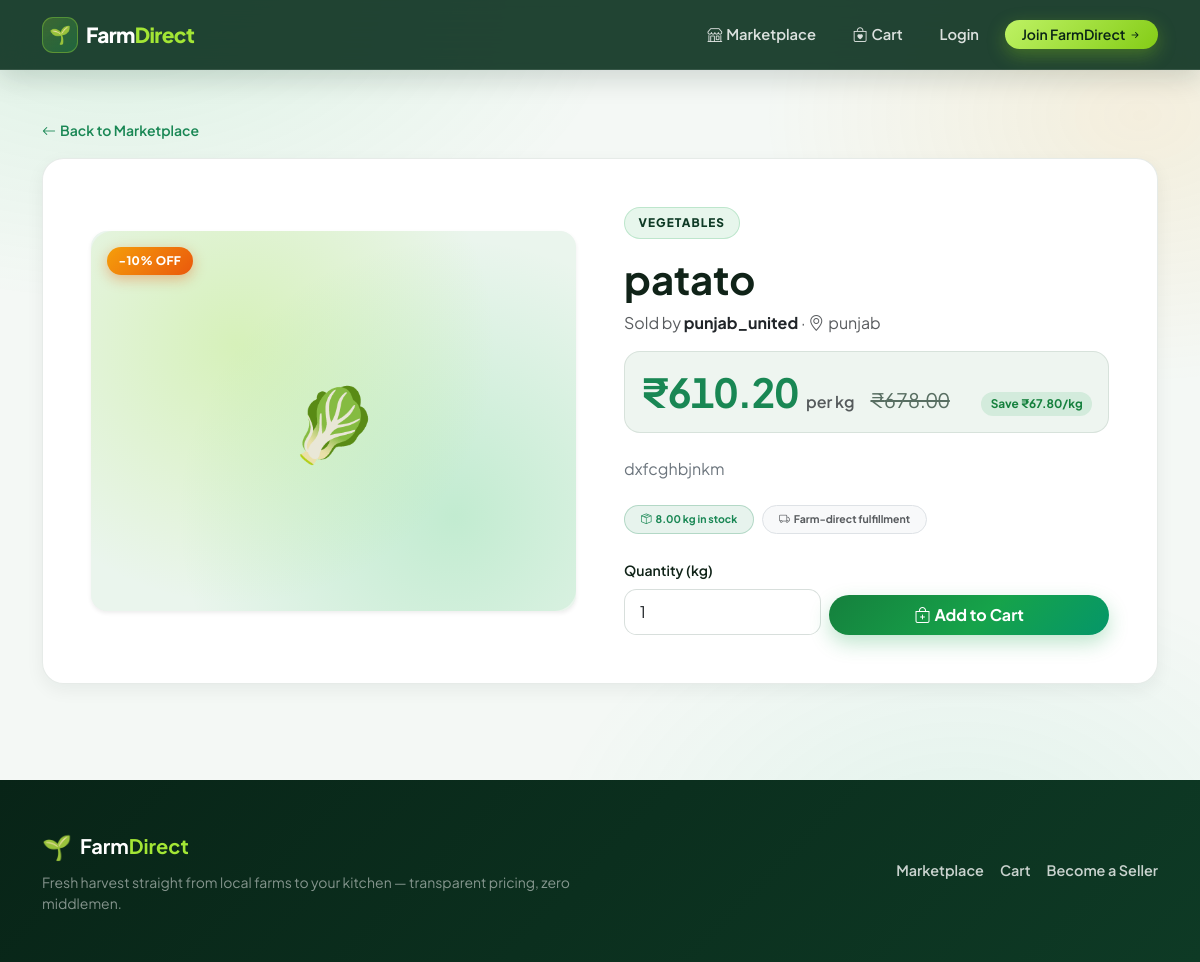
The page /product/8/ on the database its author committed.
### marketplace/models.py (models this page shows, shortened)
class Product(models.Model):
    CATEGORY_CHOICES = [
        ("vegetables", "Vegetables"),
        ("fruits", "Fruits"),
        ("grains", "Grains & Pulses"),
        ("dairy", "Dairy"),
        ("other", "Other"),
    ]
    farmer = models.ForeignKey(FarmerProfile, on_delete=models.CASCADE, related_name="products")
    name = models.CharField(max_length=120)
    category = models.CharField(max_length=20, choices=CATEGORY_CHOICES, default="vegetables")
    description = models.TextField(blank=True)
    price = models.DecimalField(max_digits=9, decimal_places=2)
    discount_percent = models.PositiveSmallIntegerField(
        default=0,
        validators=[MinValueValidator(0), MaxValueValidator(90)],
        help_text="Discount percentage (0-90%)",
    )
    quantity_kg = models.DecimalField(max_digits=9, decimal_places=2, help_text="Available quantity in kg")
    image = models.ImageField(upload_to="products/", blank=True, null=True)
    is_trending = models.BooleanField(default=False, help_text="Feature in the trending deals carousel")
    is_available = models.BooleanField(default=True)
    created_at = models.DateTimeField(default=timezone.now)
    class Meta:
        ordering = ["-created_at"]
    @property
    def has_discount(self):
        return self.discount_percent > 0
    @property
    def discounted_price(self):
        if self.discount_percent <= 0:
            return self.price
        factor = (Decimal("100") - Decimal(self.discount_percent)) / Decimal("100")
        return (self.price * factor).quantize(Decimal("0.01"))
    @property
    def savings_per_kg(self):
        return (self.price - self.discounted_price).quantize(Decimal("0.01"))
    @property
    def category_emoji(self):
        return {
            "vegetables": "🥬",
            "fruits": "🍓",
            "grains": "🌾",
            "dairy": "🥛",
            "other": "🧺",
        }.get(self.category, "🌱")

class FarmerProfile(models.Model):
    user = models.OneToOneField(settings.AUTH_USER_MODEL, on_delete=models.CASCADE, related_name="farmer_profile")
    farm_name = models.CharField(max_length=120)
    phone = models.CharField(max_length=20, blank=True)
    location = models.CharField(max_length=160)
    is_verified = models.BooleanField(default=False)

### marketplace/views.py (the view)
# urls.py: path("product/<int:pk>/", views.product_detail, name="product_detail"),
def product_detail(request, pk):
    product = get_object_or_404(Product.objects.select_related("farmer"), pk=pk, is_available=True)
    return render(request, "marketplace/product_detail.html", {"product": product})

### marketplace/context_processors.py (called while the page is built)
def cart_context(request):
    cart = request.session.get("cart", {})
    if not cart:
        return {"cart_count": 0}
    valid_ids = [pid for pid in cart.keys() if str(pid).isdigit()]
    count = Product.objects.filter(pk__in=valid_ids, is_available=True).count()
    return {"cart_count": count}

### templates/marketplace/product_detail.html (shortened to what this page needs)
{% extends "base.html" %}
{% block content %}
<div class="mb-3 fd-fade-up">
  <a href="{% url 'home' %}" class="text-decoration-none text-success fw-semibold small">
    <i class="bi bi-arrow-left me-1"></i>Back to Marketplace
  </a>
</div>
<div class="fd-panel p-3 p-md-4 p-lg-5 fd-fade-up">
  <div class="row g-4 g-lg-5 align-items-center">
    <div class="col-md-6">
      <div class="position-relative overflow-hidden rounded-4 shadow-sm" style="background: #eaf5ed;">
        {% if product.image %}
          <img src="{{ product.image.url }}" class="img-fluid w-100" style="max-height: 430px; object-fit: cover;" alt="{{ product.name }}">
        {% else %}
          <div class="fd-card-placeholder detail-placeholder">{{ product.category_emoji }}</div>
        {% endif %}
        {% if product.has_discount or product.is_trending %}
          <div class="position-absolute top-0 start-0 end-0 p-3 d-flex justify-content-between align-items-start">
            {% if product.has_discount %}
              <span class="fd-discount-pill">-{{ product.discount_percent }}% OFF</span>
            {% else %}
              <span></span>
            {% endif %}
          </div>
        {% endif %}
      </div>
    </div>
    <div class="col-md-6">
      <span class="fd-eyebrow mb-3">{{ product.get_category_display }}</span>
      <h1 class="display-6 fw-bold mb-2">{{ product.name }}</h1>
      <p class="text-muted mb-3">
        Sold by <strong class="text-dark">{{ product.farmer.farm_name }}</strong>
        · <i class="bi bi-geo-alt me-1"></i>{{ product.farmer.location }}
      </p>
      <div class="p-3 rounded-4 mb-4" style="background: var(--fd-surface-soft); border: 1px solid var(--fd-border);">
        <div class="d-flex flex-wrap align-items-baseline gap-2">
          <span class="display-6 fw-bold text-success fd-price-num">₹{{ product.discounted_price }}</span>
          <span class="text-muted fw-semibold">per kg</span>
          {% if product.has_discount %}
            <span class="fd-price-old fs-5 ms-2">₹{{ product.price }}</span>
            <span class="fd-savings-tag ms-auto">Save ₹{{ product.savings_per_kg }}/kg</span>
          {% endif %}
        </div>
      </div>
      <p class="text-secondary mb-4">{{ product.description|default:"Fresh produce harvested directly from a local partner farm." }}</p>
      <div class="d-flex align-items-center gap-2 mb-4 small">
        <span class="badge rounded-pill text-bg-success bg-opacity-10 text-success border border-success border-opacity-25 px-3 py-2">
          <i class="bi bi-box-seam me-1"></i>{{ product.quantity_kg }} kg in stock
        </span>
        <span class="badge rounded-pill text-bg-light border text-muted px-3 py-2">
          <i class="bi bi-truck me-1"></i>Farm-direct fulfillment
        </span>
      </div>
      <form method="post" action="{% url 'cart_add' product.pk %}" class="row g-2 align-items-end">
        <div class="col-sm-5">
          <label class="form-label fw-semibold small" for="id_qty">Quantity (kg)</label>
          <input id="id_qty" class="form-control" type="number" name="quantity" min="0.1" max="{{ product.quantity_kg }}" step="0.1" value="1" required>
        </div>
        <div class="col-sm-7 d-grid">
          <button class="btn fd-btn-primary py-2">
            <i class="bi bi-bag-plus me-1"></i>Add to Cart
          </button>
        </div>
      </form>
    </div>
  </div>
</div>
{% endblock %}

### static/css/style.css (style rules this page uses)
:root { --fd-bg: #f4f8f5; --fd-surface: #ffffff; --fd-surface-soft: #eef5f0; --fd-forest: #0e3a25; --fd-forest-deep: #082417; --fd-emerald: #16a34a; --fd-mint: #22c55e; --fd-lime: #a3e635; --fd-amber: #f59e0b; --fd-coral: #ea580c; --fd-text: #102318; --fd-muted: #586e62; --fd-border: rgba(14, 58, 37, 0.1); --fd-shadow-sm: 0 6px 18px rgba(10, 42, 26, 0.06); --fd-shadow-md: 0 14px 34px rgba(10, 42, 26, 0.1); --fd-shadow-lg: 0 24px 54px rgba(10, 42, 26, 0.14); --fd-radius: 1.25rem; }
* { box-sizing: border-box; }
body.fd-body { font-family: 'Plus Jakarta Sans', system-ui, -apple-system, sans-serif; color: var(--fd-text); background-color: var(--fd-bg); min-height: 100vh; display: flex; flex-direction: column; position: relative; overflow-x: hidden; }
.fd-eyebrow { display: inline-flex; align-items: center; gap: 0.45rem; font-size: 0.74rem; font-weight: 800; letter-spacing: 0.09em; text-transform: uppercase; padding: 0.38rem 0.85rem; border-radius: 999px; background: rgba(22, 163, 74, 0.1); color: var(--fd-forest); border: 1px solid rgba(22, 163, 74, 0.2); }
.fd-price-num { font-variant-numeric: tabular-nums; letter-spacing: -0.02em; }
.fd-btn-primary { background: linear-gradient(135deg, #15803d 0%, #16a34a 55%, #059669 100%); color: #fff; border: 0; border-radius: 999px; font-weight: 700; padding: 0.65rem 1.35rem; box-shadow: 0 8px 20px rgba(22, 163, 74, 0.28); transition: transform 0.2s ease, box-shadow 0.2s ease, filter 0.2s ease; }
.fd-card-placeholder { width: 100%; height: 100%; display: grid; place-items: center; font-size: 4.5rem; background: radial-gradient(circle at 30% 30%, rgba(163, 230, 53, 0.28), transparent 60%), radial-gradient(circle at 75% 75%, rgba(34, 197, 94, 0.2), transparent 60%), #eaf5ed; transition: transform 0.4s ease; }
.fd-discount-pill { position: relative; overflow: hidden; display: inline-flex; align-items: center; gap: 0.25rem; background: linear-gradient(135deg, #f59e0b 0%, #ea580c 100%); color: #fff; font-size: 0.74rem; font-weight: 800; letter-spacing: 0.03em; padding: 0.32rem 0.72rem; border-radius: 999px; box-shadow: 0 4px 14px rgba(234, 88, 12, 0.38); }
.fd-discount-pill::after { content: ""; position: absolute; inset: 0; background: linear-gradient(110deg, transparent 20%, rgba(255, 255, 255, 0.36) 50%, transparent 80%); transform: translateX(-100%); animation: shimmer 3.2s infinite; }
.fd-savings-tag { display: inline-flex; align-items: center; background: rgba(22, 163, 74, 0.12); color: #15803d; font-size: 0.74rem; font-weight: 700; padding: 0.2rem 0.58rem; border-radius: 999px; }
.fd-price-old { font-size: 0.88rem; color: var(--fd-muted); text-decoration: line-through; font-variant-numeric: tabular-nums; }
.fd-panel { background: var(--fd-surface); border: 1px solid var(--fd-border); border-radius: 1.35rem; box-shadow: var(--fd-shadow-sm); }
.detail-placeholder { height: 380px; border-radius: 1.35rem; }
.form-control, .form-select { border-radius: 0.78rem !important; border: 1px solid rgba(14, 58, 37, 0.16); padding: 0.62rem 0.92rem; transition: border-color 0.2s ease, box-shadow 0.2s ease; }
.fd-fade-up { animation: fadeUp 0.65s cubic-bezier(0.22, 1, 0.36, 1) both; }

### rows shown on the page
Product: category_emoji "🥬", discount_percent "10", category "VEGETABLES", name "patato", farmer.farm_name "punjab_united", farmer.location "punjab", discounted_price "610.20", price "678.00", savings_per_kg "67.80", description "dxfcghbjnkm", quantity_kg "8.00"
